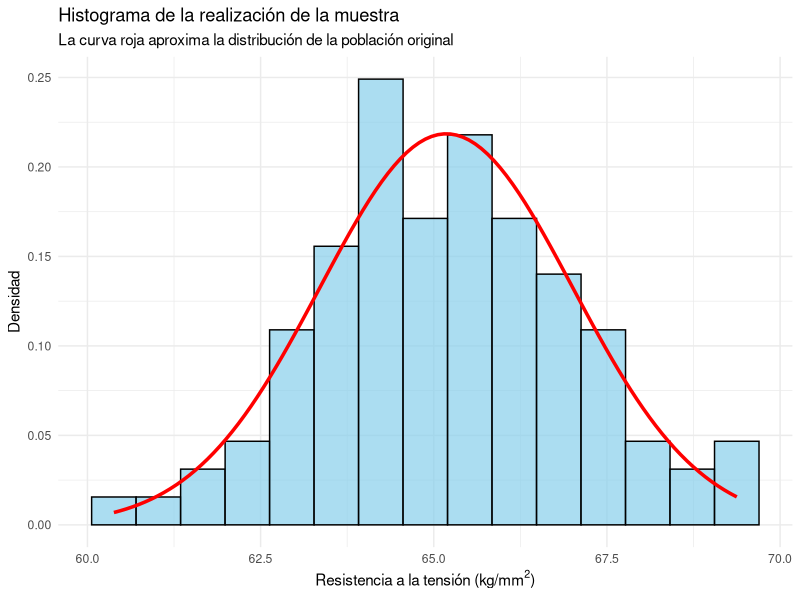
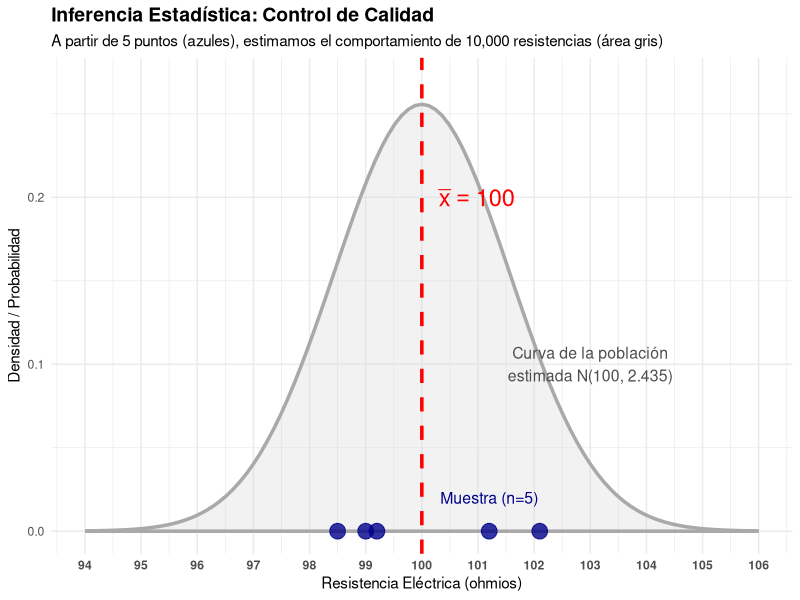
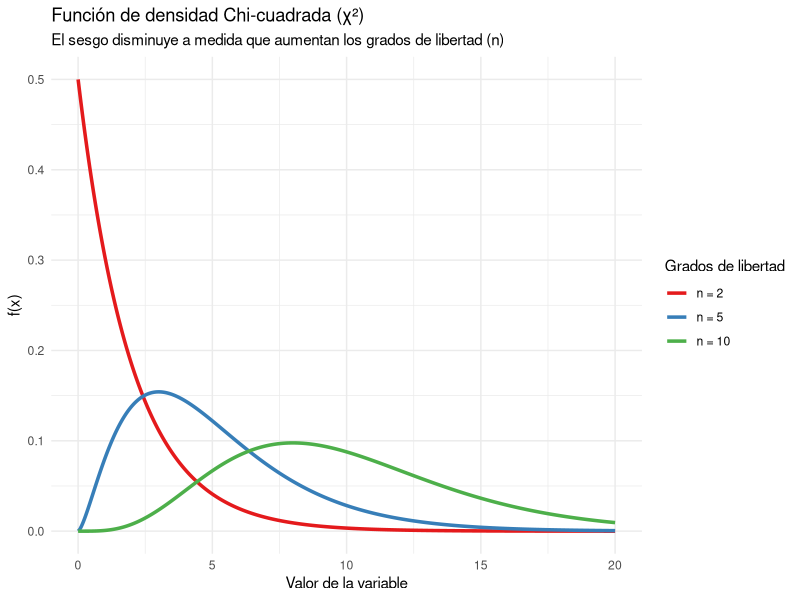
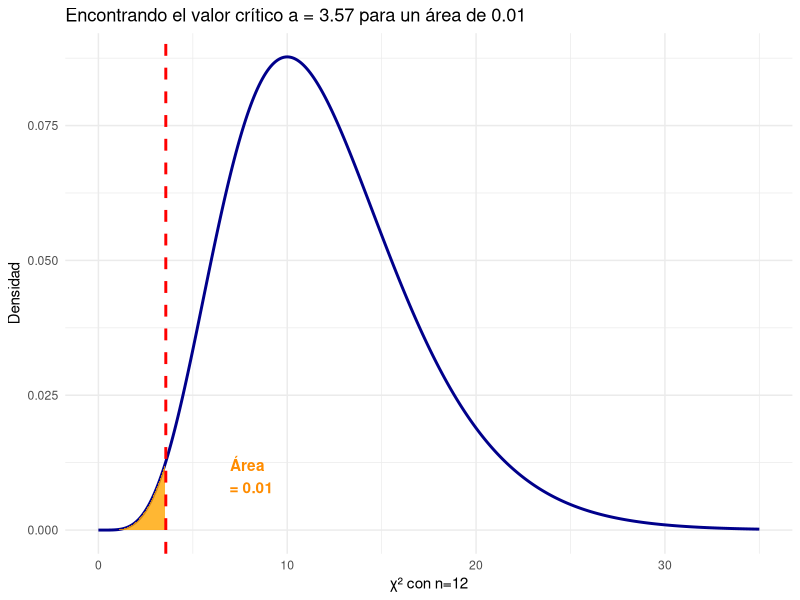
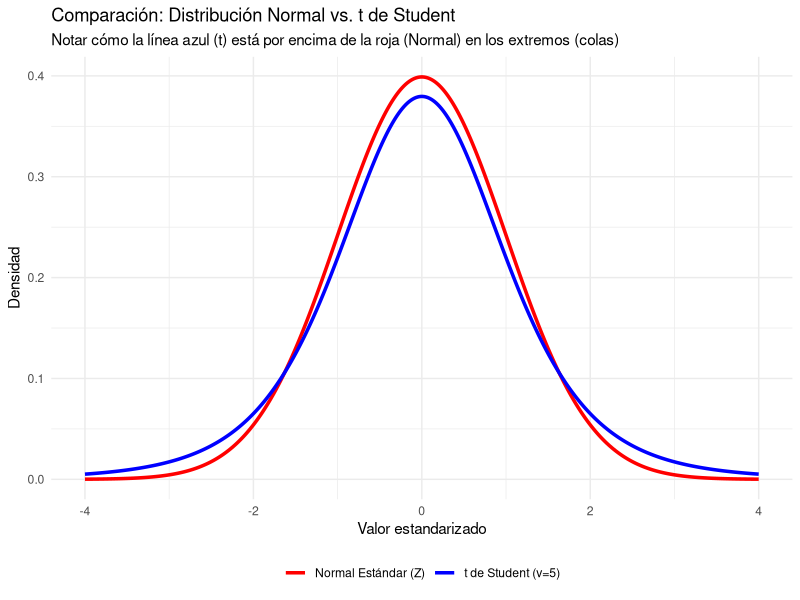
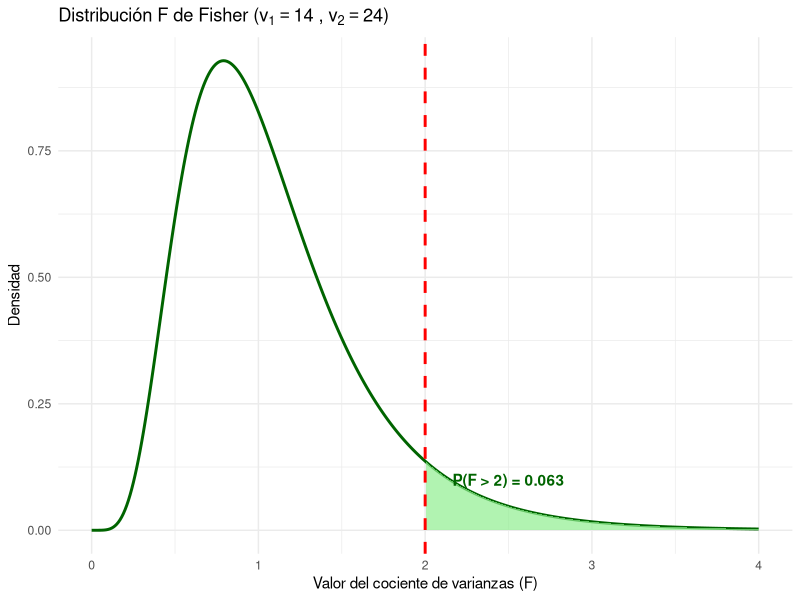
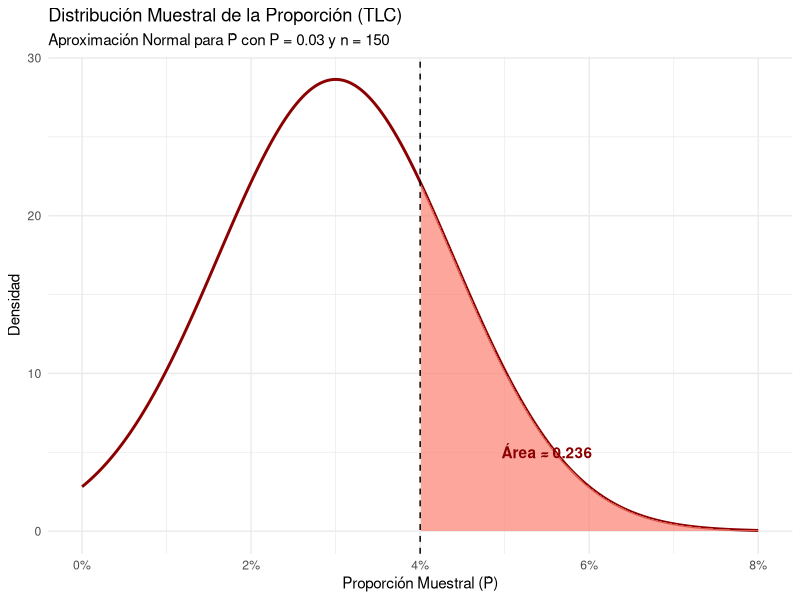

Recreate these plots in R, in order.
## ---- chunk 1
library(ggplot2)

# Fijamos una semilla para reproducibilidad
set.seed(123) 

# Parámetros poblacionales
n <- 100
mu_pob <- 65
sigma_pob <- 2 # Desviación estándar (raíz cuadrada de la varianza 4)

# Realización de la muestra aleatoria
realizacion_muestra <- data.frame(
  resistencia = rnorm(n, mean = mu_pob, sd = sigma_pob)
)

# Construcción del histograma y superposición de la curva teórica
ggplot(realizacion_muestra, aes(x = resistencia)) +
  geom_histogram(aes(y = after_stat(density)), bins = 15,
                 fill = "skyblue", color = "black", alpha = 0.7) +
  stat_function(fun = dnorm, args = list(mean = mean(realizacion_muestra$resistencia),
                                         sd = sd(realizacion_muestra$resistencia)),
                color = "red", linewidth = 1.2) +
  theme_minimal() +
  labs(
    title = "Histograma de la realización de la muestra",
    subtitle = "La curva roja aproxima la distribución de la población original",
    x = expression("Resistencia a la tensión (kg/mm"^2*")"),
    y = "Densidad"
  )
## ---- chunk 2
# 1. Definir los datos de la muestra (Realizaciones)
df_muestra <- data.frame(
  resistencia = c(101.2, 98.5, 102.1, 99.0, 99.2),
  y_pos = rep(0, 5) # Altura 0 para poner los puntos sobre el eje horizontal
)

# 2. Definir las estimaciones calculadas previamente
media_est <- 100.0
varianza_est <- 2.435
desviacion_est <- sqrt(varianza_est)

# 3. Crear el gráfico
ggplot() +
  # Curva de densidad de la POBLACIÓN ESTIMADA
  stat_function(data = data.frame(x = c(94, 106)), aes(x = x), 
                fun = dnorm, args = list(mean = media_est, sd = desviacion_est), 
                color = "darkgray", linewidth = 1.2, fill = "lightgray", alpha = 0.3, geom = "area") +
  
  # Puntos observados de la MUESTRA (Realización)
  geom_point(data = df_muestra, aes(x = resistencia, y = y_pos), 
             color = "darkblue", size = 5, alpha = 0.8) +
  
  # Línea representativa del ESTIMADOR (Media muestral)
  geom_vline(xintercept = media_est, color = "red", linetype = "dashed", linewidth = 1.2) +
  
  # Etiquetas y anotaciones didácticas
  annotate("text", x = media_est + 0.3, y = 0.20, 
           label = expression(bar(x) == 100.0), color = "red", size = 6, fontface = "bold", hjust = 0) +
  annotate("text", x = 103, y = 0.10, 
           label = "Curva de la población\nestimada N(100, 2.435)", color = "gray30", size = 4) +
  annotate("text", x = 101.2, y = 0.02, 
           label = "Muestra (n=5)", color = "darkblue", size = 4) +
  
  # Estética general
  theme_minimal() +
  labs(
    title = "Inferencia Estadística: Control de Calidad",
    subtitle = "A partir de 5 puntos (azules), estimamos el comportamiento de 10,000 resistencias (área gris)",
    x = "Resistencia Eléctrica (ohmios)",
    y = "Densidad / Probabilidad"
  ) +
  scale_x_continuous(breaks = seq(94, 106, by = 1)) +
  coord_cartesian(ylim = c(0, 0.27)) +
  theme(
    plot.title = element_text(face = "bold", size = 14),
    axis.text.x = element_text(face = "bold")
  )
## ---- chunk 3
# En R, usamos pnorm para calcular el área acumulada a la izquierda y restamos de 1.
# pnorm(q, mean, sd) -> mean = 80, sd = sqrt(4) = 2
prob_mayor_75 <- 1 - pnorm(75, mean = 80, sd = 2)
round(prob_mayor_75, 3)
## ---- chunk 4
library(ggplot2)

x_val <- seq(0, 20, length.out = 500)
df_chi <- data.frame(
  x = rep(x_val, 3),
  densidad = c(dchisq(x_val, df=2), dchisq(x_val, df=5), dchisq(x_val, df=10)),
  grados = factor(rep(c("n = 2", "n = 5", "n = 10"), each=500), levels = c("n = 2", "n = 5", "n = 10"))
)

ggplot(df_chi, aes(x=x, y=densidad, color=grados)) +
  geom_line(linewidth = 1.2) +
  theme_minimal() +
  labs(
    title = "Función de densidad Chi-cuadrada (\U03C7\U00B2)",
    subtitle = "El sesgo disminuye a medida que aumentan los grados de libertad (n)",
    x = "Valor de la variable",
    y = "f(x)"
  ) +
  scale_color_brewer(palette = "Set1", name="Grados de libertad")
## ---- chunk 5
# Área hasta 14.8
area_sup <- pchisq(14.8, df=12)
# Área hasta 5.23
area_inf <- pchisq(5.23, df=12)

prob_intervalo <- area_sup - area_inf
round(prob_intervalo, 3)
## ---- chunk 6
round(pchisq(26.2, df=12), 3)
## ---- chunk 7
# 1 menos el área acumulada hasta 6.30
prob_cola_der <- 1 - pchisq(6.30, df=12)
round(prob_cola_der, 3)

# Alternativa directa en R usando lower.tail = FALSE
# round(pchisq(6.30, df=12, lower.tail=FALSE), 3)
## ---- chunk 8
# Buscamos el cuantil que acumula un 1% (0.01) de área a la izquierda
valor_a <- qchisq(0.01, df=12)
round(valor_a, 2)
## ---- chunk 9
# Representación visual del inciso d)
x_rango <- seq(0, 35, length.out=400)
df_d <- data.frame(x = x_rango, fx = dchisq(x_rango, df=12))

ggplot(df_d, aes(x=x, y=fx)) +
  geom_line(color="darkblue", linewidth=1) +
  geom_area(data = subset(df_d, x <= 3.57), fill="orange", alpha=0.8) +
  geom_vline(xintercept = 3.57, color="red", linetype="dashed", linewidth=1) +
  theme_minimal() +
  labs(
    title = bquote("Encontrando el valor crítico a = 3.57 para un área de 0.01"),
    x = bquote("\U03C7\U00B2 con n=12"),
    y = "Densidad"
  ) +
  annotate("text", x=8, y=0.01, label="Área \n = 0.01", color="darkorange", fontface="bold")
## ---- chunk 10
# P(X^2_24 > 18.24) = 1 - P(X^2_24 <= 18.24)
prob_s2 <- 1 - pchisq(18.24, df = 24)
round(prob_s2, 3)
## ---- chunk 11
# Probabilidad usando la distribución t con 19 grados de libertad
prob_t <- pt(-2.80, df = 19)
round(prob_t, 3)
## ---- chunk 12
library(ggplot2)

x_vals <- seq(-4, 4, length.out = 400)
df_comp <- data.frame(
  x = rep(x_vals, 2),
  densidad = c(dnorm(x_vals), dt(x_vals, df=5)), # Usamos df=5 para exagerar visualmente la diferencia
  Distribucion = factor(rep(c("Normal Estándar (Z)", "t de Student (v=5)"), each=400))
)

ggplot(df_comp, aes(x=x, y=densidad, color=Distribucion)) +
  geom_line(linewidth=1.2) +
  theme_minimal() +
  labs(
    title = "Comparación: Distribución Normal vs. t de Student",
    subtitle = "Notar cómo la línea azul (t) está por encima de la roja (Normal) en los extremos (colas)",
    x = "Valor estandarizado",
    y = "Densidad"
  ) +
  scale_color_manual(values = c("red", "blue")) +
  theme(legend.position = "bottom", legend.title = element_blank())
## ---- chunk 13
# P(F > 2) = 1 - P(F <= 2)
prob_f <- 1 - pf(2, df1 = 14, df2 = 24)
round(prob_f, 3)
## ---- chunk 14
# Representación de la Distribución F(14, 24)
x_f <- seq(0, 4, length.out = 400)
df_fisher <- data.frame(x = x_f, densidad = df(x_f, df1 = 14, df2 = 24))

ggplot(df_fisher, aes(x=x, y=densidad)) +
  geom_line(color="darkgreen", linewidth=1) +
  geom_area(data = subset(df_fisher, x > 2), fill="lightgreen", alpha=0.7) +
  geom_vline(xintercept = 2, color="red", linetype="dashed", linewidth=1) +
  theme_minimal() +
  labs(
    title = bquote("Distribución F de Fisher ("*v[1]==14~","~v[2]==24*")"),
    x = "Valor del cociente de varianzas (F)",
    y = "Densidad"
  ) +
  annotate("text", x=2.5, y=0.1, label="P(F > 2) = 0.063", color="darkgreen", fontface="bold")
## ---- chunk 15
# Calculamos la probabilidad de la cola derecha
prob_f <- 1 - pf(1.167, df1 = 14, df2 = 24)
round(prob_f, 3)
## ---- chunk 16
# Buscamos el valor k que deja un 5% de área a su derecha
k_valor <- qf(0.05, df1 = 14, df2 = 24, lower.tail = FALSE)
round(k_valor, 3)
## ---- chunk 17
# P(63 <= T <= 64.4) = P(T <= 64.4) - P(T <= 63)
prob_total <- pnorm(64.4, mean = 64, sd = 0.4) - pnorm(63, mean = 64, sd = 0.4)
round(prob_total, 3)
## ---- chunk 18
# Definimos los parámetros
P_pob <- 0.03
n_muestra <- 150
error_estandar <- sqrt((P_pob * (1 - P_pob)) / n_muestra)

# Calculamos P(P_hat > 0.04) = 1 - P(P_hat <= 0.04)
prob_prop <- 1 - pnorm(0.04, mean = P_pob, sd = error_estandar)
round(prob_prop, 3)
## ---- chunk 19
# Representación visual de la proporción muestral
library(ggplot2)

x_prop <- seq(0, 0.08, length.out = 400)
df_prop <- data.frame(x = x_prop, densidad = dnorm(x_prop, mean = P_pob, sd = error_estandar))

ggplot(df_prop, aes(x = x, y = densidad)) +
  geom_line(color = "darkred", linewidth = 1) +
  geom_area(data = subset(df_prop, x > 0.04), fill = "salmon", alpha = 0.7) +
  geom_vline(xintercept = 0.04, color = "black", linetype = "dashed") +
  theme_minimal() +
  labs(
    title = "Distribución Muestral de la Proporción (TLC)",
    subtitle = "Aproximación Normal para \U0050\U0302 con P = 0.03 y n = 150",
    x = "Proporción Muestral (\U0050\U0302)",
    y = "Densidad"
  ) +
  scale_x_continuous(labels = scales::percent_format(accuracy = 1)) +
  annotate("text", x = 0.055, y = 5, label = "Área \u2248 0.236", color = "darkred", fontface = "bold")
